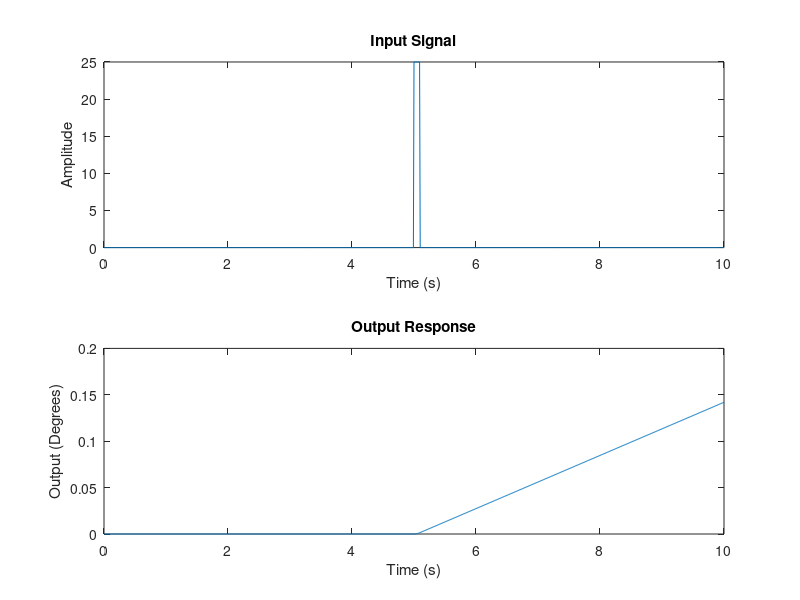

MATLAB code for this plot: (Note: this script raises an error after producing the figure.)
clc
clear
close all

% Cruise control function example
s = tf('s');                % Define Laplace transform
sysG = 0.001/(s^2+0.05*s);  % Transfer function

p = pole(sysG);             % Compute poles
[z,k] = zero(sysG);         % Compute zeros and gain

fprintf('Example 1\n');
disp('Poles: ');
disp(p);
disp('Zeros: ');
disp(z);
disp('Gain: ');
disp(k);

% Cruise control example 2
sysG2 = (3*s+9)/(s^2+6*s+25);

p2 = pole(sysG2);
[z2,k2] = zero(sysG2);

fprintf('\nExample 2\n');
disp('Poles: ');
disp(p2);
disp('Zeros: ');
disp(z2);
disp('Gain: ');
disp(k2);

% Satellite example 3
sysS = 0.0002/s^2;
t = 0:0.01:10;  % set up time vector with dt = 0.01 sec

u1 = [zeros(1, 500),...
      25*ones(1, 10),...  % pulse of 25N, at 5 sec, for 0.1 sec duration
      zeros(1, length(t) - 500 - 10)];  % pulse input

[y1] = lsim(sysS, u1, t);   % linear simulation
ff = 180/pi;                  % conversion factor from radians to degrees
y1 = ff * y1;                 % output in degrees
figure;
subplot(2, 1, 1);
plot(t, u1);                  % plot input signal
title('Input Signal');
xlabel('Time (s)');
ylabel('Amplitude');

subplot(2, 1, 2);
plot(t, y1);                  % plot output response
title('Output Response');
xlabel('Time (s)');
ylabel('Output (Degrees)');

% Cruise control example 3
sysG3 = 100/(s^3 + 10.1*s^2 + 101*s);

p3 = pole(sysG3);
[z3, k3] = zero(sysG3);

fprintf('\nExample 3\n');
disp('Poles: ');
disp(p3);
disp('Zeros: ');
disp(z3);
disp('Gain: ');
disp(k3);

poles_3 = repmat("pole", 3, 1);
disp(poles_3);
figure;
plotComplex(p3, poles_3);

% Plotting satellite poles and zeros
poles_sat = repmat("pole",[size(pole(sysS))]);
[z_sat,k_sat] = zero(sysS);
zeros_sat = repmat("zero",[size(z_sat)]);
figure(Name="First Sat Plot")
plotComplex(pole(sysS),poles_sat)